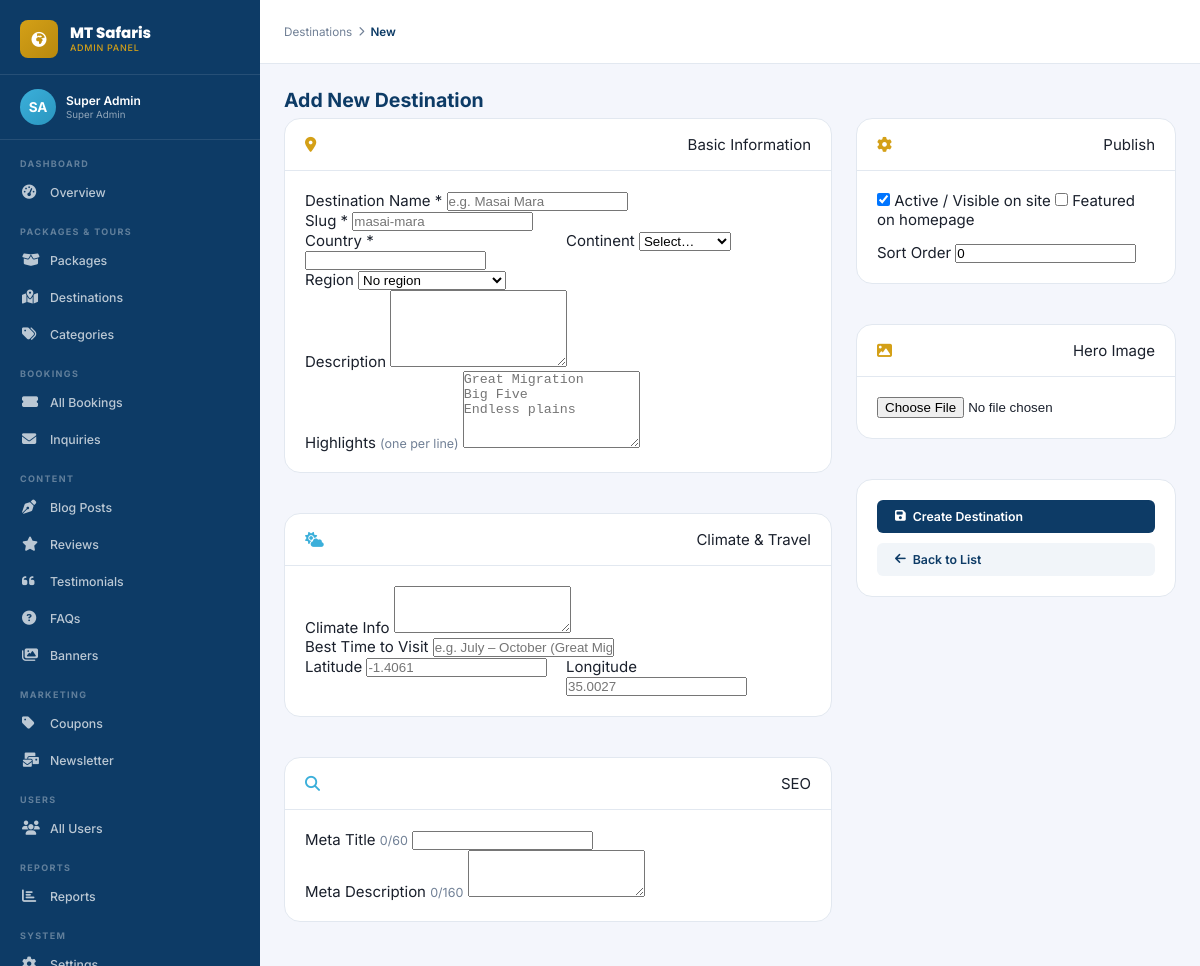
/admin/destination-edit.php (signed in), run on the app's committed database.
### tables this page shows
CREATE TABLE `users` (
  `id`              INT UNSIGNED AUTO_INCREMENT PRIMARY KEY,
  `uuid`            CHAR(36) NOT NULL UNIQUE DEFAULT (UUID()),
  `first_name`      VARCHAR(100) NOT NULL,
  `last_name`       VARCHAR(100) NOT NULL,
  `email`           VARCHAR(191) NOT NULL UNIQUE,
  `phone`           VARCHAR(30),
  `password_hash`   VARCHAR(255) NOT NULL,
  `role`            ENUM('super_admin','travel_manager','booking_officer','content_editor','finance','customer_support','customer') NOT NULL DEFAULT 'customer',
  `status`          ENUM('active','inactive','suspended','pending') NOT NULL DEFAULT 'pending',
  `avatar`          VARCHAR(500),
  `email_verified`  TINYINT(1) NOT NULL DEFAULT 0,
  `email_verify_token` VARCHAR(100),
  `two_fa_enabled`  TINYINT(1) NOT NULL DEFAULT 0,
  `two_fa_secret`   VARCHAR(100),
  `remember_token`  VARCHAR(100),
  `last_login_at`   DATETIME,
  `last_login_ip`   VARCHAR(50),
  `created_at`      DATETIME NOT NULL DEFAULT CURRENT_TIMESTAMP,
  `updated_at`      DATETIME NOT NULL DEFAULT CURRENT_TIMESTAMP ON UPDATE CURRENT_TIMESTAMP,
  INDEX `idx_email`  (`email`),
  INDEX `idx_role`   (`role`),
  INDEX `idx_status` (`status`)
);

### includes/functions.php (called while the page is built, shortened)
<?php
require_once __DIR__ . '/db.php';
function h(string $str): string {
    return htmlspecialchars($str, ENT_QUOTES | ENT_HTML5, 'UTF-8');
}
function url(string $path = ''): string {
    return APP_URL . '/' . ltrim($path, '/');
}
function isActive(string $page): string {
    return (basename($_SERVER['PHP_SELF']) === $page) ? 'active' : '';
}

### includes/db.php (called while the page is built, shortened)
<?php
class DB {
    private static ?PDO $instance = null;
    public static function conn(): PDO {
        if (self::$instance === null) {
            $dsn = sprintf('mysql:host=%s;port=%s;dbname=%s;charset=%s',
                DB_HOST, DB_PORT, DB_NAME, DB_CHARSET);
            $options = [
                PDO::ATTR_ERRMODE            => PDO::ERRMODE_EXCEPTION,
                PDO::ATTR_DEFAULT_FETCH_MODE => PDO::FETCH_ASSOC,
                PDO::ATTR_EMULATE_PREPARES   => false,
                PDO::MYSQL_ATTR_INIT_COMMAND => "SET NAMES " . DB_CHARSET . " COLLATE utf8mb4_unicode_ci",
            ];
            self::$instance = new PDO($dsn, DB_USER, DB_PASS, $options);
        }
        return self::$instance;
    }
    public static function query(string $sql, array $params = []): PDOStatement {
        $stmt = self::conn()->prepare($sql);
        $stmt->execute($params);
        return $stmt;
    }
    public static function row(string $sql, array $params = []): ?array {
        $result = self::query($sql, $params)->fetch();
        return $result ?: null;
    }
}

### includes/auth.php (called while the page is built, shortened)
<?php
require_once __DIR__ . '/db.php';
require_once __DIR__ . '/functions.php';
function currentUser(): ?array {
    static $user = null;
    if ($user === null) {
        $user = DB::row("SELECT id, uuid, first_name, last_name, email, phone, role, status, avatar
                         FROM users WHERE id = ? AND status = 'active'", [$_SESSION['user_id']]);
    }
    return $user;
}
function isLoggedIn(): bool {
    return currentUser() !== null;
}
function isAdmin(): bool {
    $user = currentUser();
    return $user && in_array($user['role'], ADMIN_ROLES);
}
function checkRememberToken(): void {
    if (isLoggedIn() || !isset($_COOKIE['remember_token'])) return;
}
checkRememberToken();

### admin/destination-edit.php (the view, shortened to what this page needs)
<?php
require_once dirname(__DIR__) . '/includes/auth.php';
require_once dirname(__DIR__) . '/includes/functions.php';
$id   = (int)($_GET['id'] ?? 0);
$dest = $id ? DB::row("SELECT * FROM destinations WHERE id=?", [$id]) : null;
$dest = $dest ?? [];
$highlights = implode("\n", jd($dest['highlights'] ?? null, []));
?>
<!DOCTYPE html>
<html lang="en">
<head>
  <link rel="stylesheet" href="https://cdnjs.cloudflare.com/ajax/libs/font-awesome/6.5.1/css/all.min.css">
  <link rel="stylesheet" href="<?= url('assets/css/admin.css') ?>">
</head>
<body>
<?php require_once 'includes/sidebar.php'; ?>
<div class="admin-main">
  <header class="admin-header">
    <div class="admin-header-left">
      <div class="breadcrumb-admin">
        <a href="<?= url('admin/destinations.php') ?>">Destinations</a>
        <i class="fas fa-chevron-right" style="font-size:.65rem"></i>
        <span><?= $id ? 'Edit' : 'New' ?></span>
      </div>
    </div>
  </header>
  <div class="admin-content">
    <div class="admin-page-title"><?= $id ? 'Edit Destination' : 'Add New Destination' ?></div>
    <form method="POST" enctype="multipart/form-data">
      <div style="display:grid;grid-template-columns:1fr 320px;gap:24px;align-items:start">
        <div style="display:flex;flex-direction:column;gap:20px">
          <div class="admin-card">
            <div class="admin-card-header"><i class="fas fa-map-marker-alt" style="color:var(--clr-gold)"></i> Basic Information</div>
            <div class="admin-card-body">
              <div class="form-group">
                <label class="form-label">Destination Name <span class="text-danger">*</span></label>
                <input type="text" name="name" id="destName" value="<?= h($dest['name'] ?? '') ?>"
                       class="form-control" required placeholder="e.g. Masai Mara">
              </div>
              <div class="form-group">
                <label class="form-label">Slug <span class="text-danger">*</span></label>
                <input type="text" name="slug" id="destSlug" value="<?= h($dest['slug'] ?? '') ?>"
                       class="form-control" placeholder="masai-mara">
              </div>
              <div style="display:grid;grid-template-columns:1fr 1fr;gap:16px">
                <div class="form-group">
                  <label class="form-label">Country <span class="text-danger">*</span></label>
                  <input type="text" name="country" value="<?= h($dest['country'] ?? '') ?>" class="form-control" required>
                </div>
                <div class="form-group">
                  <label class="form-label">Continent</label>
                  <select name="continent" class="form-control">
                    <option value="">Select…</option>
                  </select>
                </div>
              </div>
              <div class="form-group">
                <label class="form-label">Region</label>
                <select name="region_id" class="form-control">
                  <option value="">No region</option>
                </select>
              </div>
              <div class="form-group">
                <label class="form-label">Description</label>
                <textarea name="description" class="form-control" rows="5"><?= h($dest['description'] ?? '') ?></textarea>
              </div>
              <div class="form-group">
                <label class="form-label">Highlights <small style="color:var(--clr-muted)">(one per line)</small></label>
                <textarea name="highlights" class="form-control" rows="5" placeholder="Great Migration&#10;Big Five&#10;Endless plains"><?= h($highlights) ?></textarea>
              </div>
            </div>
          </div>
          <div class="admin-card">
            <div class="admin-card-header"><i class="fas fa-cloud-sun" style="color:var(--clr-sky)"></i> Climate & Travel</div>
            <div class="admin-card-body">
              <div class="form-group">
                <label class="form-label">Climate Info</label>
                <textarea name="climate_info" class="form-control" rows="3"><?= h($dest['climate_info'] ?? '') ?></textarea>
              </div>
              <div class="form-group">
                <label class="form-label">Best Time to Visit</label>
                <input type="text" name="best_time" value="<?= h($dest['best_time'] ?? '') ?>"
                       class="form-control" placeholder="e.g. July – October (Great Migration)">
              </div>
              <div style="display:grid;grid-template-columns:1fr 1fr;gap:16px">
                <div class="form-group">
                  <label class="form-label">Latitude</label>
                  <input type="number" name="latitude" value="<?= h($dest['latitude'] ?? '') ?>" step="0.0000001" class="form-control" placeholder="-1.4061">
                </div>
                <div class="form-group">
                  <label class="form-label">Longitude</label>
                  <input type="number" name="longitude" value="<?= h($dest['longitude'] ?? '') ?>" step="0.0000001" class="form-control" placeholder="35.0027">
                </div>
              </div>
            </div>
          </div>
          <div class="admin-card">
            <div class="admin-card-header"><i class="fas fa-search" style="color:var(--clr-sky)"></i> SEO</div>
            <div class="admin-card-body">
              <div class="form-group">
                <label class="form-label">Meta Title <small id="metaTitleCount" style="color:var(--clr-muted)">0/60</small></label>
                <input type="text" name="meta_title" id="metaTitle" value="<?= h($dest['meta_title'] ?? '') ?>" class="form-control" maxlength="70">
              </div>
              <div class="form-group">
                <label class="form-label">Meta Description <small id="metaDescCount" style="color:var(--clr-muted)">0/160</small></label>
                <textarea name="meta_description" id="metaDesc" class="form-control" rows="3" maxlength="200"><?= h($dest['meta_description'] ?? '') ?></textarea>
              </div>
            </div>
          </div>
        </div>
        <div style="display:flex;flex-direction:column;gap:20px">
          <div class="admin-card">
            <div class="admin-card-header"><i class="fas fa-cog" style="color:var(--clr-gold)"></i> Publish</div>
            <div class="admin-card-body">
              <label class="admin-toggle" style="margin-bottom:12px">
                <input type="checkbox" name="is_active" <?= ($dest['is_active'] ?? 1) ? 'checked' : '' ?>>
                <span>Active / Visible on site</span>
              </label>
              <label class="admin-toggle">
                <input type="checkbox" name="is_featured" <?= ($dest['is_featured'] ?? 0) ? 'checked' : '' ?>>
                <span>Featured on homepage</span>
              </label>
              <div class="form-group" style="margin-top:14px">
                <label class="form-label">Sort Order</label>
                <input type="number" name="sort_order" value="<?= (int)($dest['sort_order'] ?? 0) ?>" class="form-control" min="0">
              </div>
            </div>
          </div>
          <div class="admin-card">
            <div class="admin-card-header"><i class="fas fa-image" style="color:var(--clr-gold)"></i> Hero Image</div>
            <div class="admin-card-body">
              <input type="file" name="hero_image" accept="image/*" class="form-control" onchange="previewImg(this,'heroPreview')">
            </div>
          </div>
          <div class="admin-card">
            <div class="admin-card-body" style="display:flex;flex-direction:column;gap:10px">
              <button type="submit" class="btn-admin btn-admin-primary btn-block">
                <i class="fas fa-save"></i> <?= $id ? 'Update Destination' : 'Create Destination' ?>
              </button>
              <a href="<?= url('admin/destinations.php') ?>" class="btn-admin btn-block" style="background:#f1f5f9;color:var(--clr-primary);text-align:center">
                <i class="fas fa-arrow-left"></i> Back to List
              </a>
            </div>
          </div>
        </div>
      </div>
    </form>
  </div>
</div>
</body>
</html>

### admin/includes/sidebar.php (shortened to what this page needs)
<?php $adminUser = currentUser(); ?>
<aside class="admin-sidebar" id="adminSidebar">
  <div class="sidebar-brand">
    <div class="sidebar-brand-icon"><i class="fas fa-globe-africa"></i></div>
    <div>
      <div class="sidebar-brand-text">MT Safaris</div>
      <span class="sidebar-brand-sub">Admin Panel</span>
    </div>
  </div>
  <div class="sidebar-user">
    <div class="sidebar-user-avatar"><?= strtoupper(substr($adminUser['first_name'],0,1).substr($adminUser['last_name'],0,1)) ?></div>
    <div>
      <div class="sidebar-user-name"><?= h($adminUser['first_name'].' '.$adminUser['last_name']) ?></div>
      <div class="sidebar-user-role"><?= h(ROLES[$adminUser['role']]??$adminUser['role']) ?></div>
    </div>
  </div>
  <nav class="sidebar-nav">
    <div class="nav-section">Dashboard</div>
    <a href="<?= url('admin/') ?>" <?= basename($_SERVER['PHP_SELF'])==='index.php'&&dirname($_SERVER['PHP_SELF'])==='/admin'?'class="active"':'' ?>>
      <i class="fas fa-tachometer-alt"></i> Overview
    </a>
    <div class="nav-section">Packages & Tours</div>
    <a href="<?= url('admin/packages.php') ?>" <?= isActive('packages.php') === 'active' ? 'class="active"' : '' ?>>
      <i class="fas fa-box-open"></i> Packages
    </a>
    <a href="<?= url('admin/destinations.php') ?>" <?= isActive('destinations.php') === 'active' ? 'class="active"' : '' ?>>
      <i class="fas fa-map-marked-alt"></i> Destinations
    </a>
    <a href="<?= url('admin/categories.php') ?>" <?= isActive('categories.php') === 'active' ? 'class="active"' : '' ?>>
      <i class="fas fa-tags"></i> Categories
    </a>
    <div class="nav-section">Bookings</div>
    <a href="<?= url('admin/bookings.php') ?>" <?= isActive('bookings.php') === 'active' ? 'class="active"' : '' ?>>
      <i class="fas fa-ticket-alt"></i> All Bookings
    </a>
    <a href="<?= url('admin/inquiries.php') ?>" <?= isActive('inquiries.php') === 'active' ? 'class="active"' : '' ?>>
      <i class="fas fa-envelope"></i> Inquiries
    </a>
    <div class="nav-section">Content</div>
    <a href="<?= url('admin/blog.php') ?>" <?= isActive('blog.php') === 'active' ? 'class="active"' : '' ?>>
      <i class="fas fa-pen-nib"></i> Blog Posts
    </a>
    <a href="<?= url('admin/reviews.php') ?>" <?= isActive('reviews.php') === 'active' ? 'class="active"' : '' ?>>
      <i class="fas fa-star"></i> Reviews
    </a>
    <a href="<?= url('admin/testimonials.php') ?>" <?= isActive('testimonials.php') === 'active' ? 'class="active"' : '' ?>>
      <i class="fas fa-quote-left"></i> Testimonials
    </a>
    <a href="<?= url('admin/faqs.php') ?>" <?= isActive('faqs.php') === 'active' ? 'class="active"' : '' ?>>
      <i class="fas fa-question-circle"></i> FAQs
    </a>
    <a href="<?= url('admin/banners.php') ?>" <?= isActive('banners.php') === 'active' ? 'class="active"' : '' ?>>
      <i class="fas fa-images"></i> Banners
    </a>
    <div class="nav-section">Marketing</div>
    <a href="<?= url('admin/coupons.php') ?>" <?= isActive('coupons.php') === 'active' ? 'class="active"' : '' ?>>
      <i class="fas fa-tag"></i> Coupons
    </a>
    <a href="<?= url('admin/newsletter.php') ?>" <?= isActive('newsletter.php') === 'active' ? 'class="active"' : '' ?>>
      <i class="fas fa-mail-bulk"></i> Newsletter
    </a>
    <div class="nav-section">Users</div>
    <a href="<?= url('admin/users.php') ?>" <?= isActive('users.php') === 'active' ? 'class="active"' : '' ?>>
      <i class="fas fa-users"></i> All Users
    </a>
    <div class="nav-section">Reports</div>
    <a href="<?= url('admin/reports.php') ?>" <?= isActive('reports.php') === 'active' ? 'class="active"' : '' ?>>
      <i class="fas fa-chart-bar"></i> Reports
    </a>
    <div class="nav-section">System</div>
    <a href="<?= url('admin/settings.php') ?>" <?= isActive('settings.php') === 'active' ? 'class="active"' : '' ?>>
      <i class="fas fa-cog"></i> Settings
    </a>
  </nav>
</aside>

### data on the page
users: first_name+last_name "SA", first_name+last_name "Super Admin", role "Super Admin"
